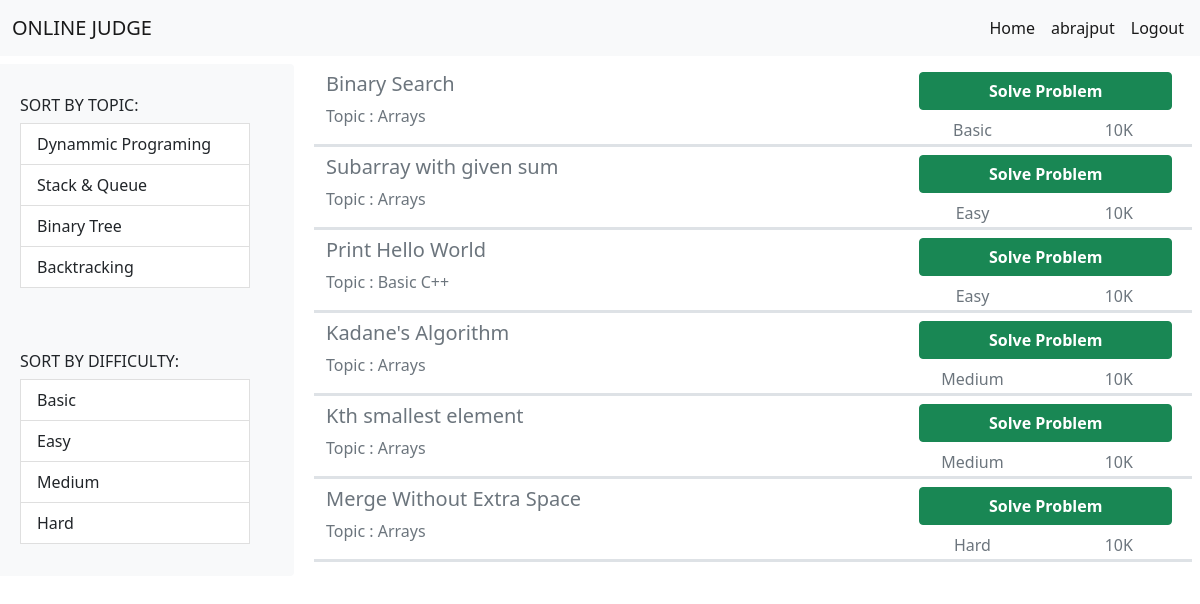
The page /online_judge/home (signed in) on the database its author committed.
### online_judge/models.py (models this page shows, shortened)
class Problem(models.Model):
    problemId = models.IntegerField(primary_key=True)
    title = models.CharField(null=False, max_length=200)
    description = models.CharField(null=False, max_length=2000)
    difficulty = models.CharField(null=False, max_length=10)
    solved = models.BooleanField(default=False)
    score = models.IntegerField(default=0)
    topic = models.CharField(null=False, max_length=30)
    code_text= models.TextField( max_length=10000)

### online_judge/views.py (the view)
# urls.py: 2. Add a URL to urlpatterns:  path('', views.home, name='home')
def home(request):
    problems = Problem.objects.all()
    return render(request, 'pages/home.html', {'problems': problems})

### online_judge/templates/pages/home.html (shortened to what this page needs)
<!DOCTYPE html>
<html>
<head>
    <link href="https://cdn.jsdelivr.net/npm/bootstrap@5.1.3/dist/css/bootstrap.min.css" rel="stylesheet">
</head>
<body>
    <nav class="navbar navbar-expand-lg navbar-light bg-light">
        <div class="container-fluid">
            <a class="navbar-brand" href="#">ONLINE JUDGE</a>
        </div>
        <div class="collapse navbar-collapse align-items-right mx-2" id="navbarScroll">
            <div class="d-flex">
                <ul class="navbar-nav me-auto my-2 my-lg-0 navbar-nav-scroll" style="--bs-scroll-height: 100px;">
                    <li class="nav-item">
                        <a class="nav-link active" aria-current="page" href="home">Home</a>
                    </li>
                    {% if user.is_authenticated %}
                    <li class="nav-item">
                        <a class="nav-link active" aria-current="page" href="profile">{{ user.username }}</a>
                    </li>
                    <li class="nav-item">
                        <a class="nav-link active" aria-current="page" href="logout">Logout</a>
                    </li>
                    {% endif %}
                </ul>
            </div>
        </div>
    </nav>
    <div class="row mt-2">
        <div class="list-group col-3 bg-light">
            <div class="" style="padding: 2em;">
                <h6 class="h6">SORT BY TOPIC:</h6>
                <a class="list-group-item list-group-item-action" href="#list-item-1">Dynammic Programing</a>
                <a class="list-group-item list-group-item-action" href="#list-item-2">Stack & Queue</a>
                <a class="list-group-item list-group-item-action" href="#list-item-3">Binary Tree</a>
                <a class="list-group-item list-group-item-action" href="#list-item-4">Backtracking</a>
            </div>
            <div class="" style="padding: 2em;">
                <h6 class="h6">SORT BY DIFFICULTY:</h6>
                <a class="list-group-item list-group-item-action" href="#list-item-1">Basic</a>
                <a class="list-group-item list-group-item-action" href="#list-item-2">Easy</a>
                <a class="list-group-item list-group-item-action" href="#list-item-3">Medium</a>
                <a class="list-group-item list-group-item-action" href="#list-item-4">Hard</a>
            </div>
        </div>
        <div class="col-9" style="height:500px;overflow: scroll;">
            {% for problem in problems %}
            <div class=" row border-bottom border-3 mx-2">
                <div class=" col-8 ">
                    <h5 class="h5 text-muted my-2 ">{{ problem.title }}</h5>
                    <p class="text-muted ">Topic : {{ problem.topic }}</p>
                </div>
                <div class=" col-4 ">
                    <div class="d-grid gap-2 my-2 mx-2 ">
                        <button class="btn btn-success " type="button "><b><a id="solve" href="problem/{{problem.problemId}}">Solve Problem</a></b></button>
                    </div>
                    <div>
                        <div class="row ">
                            <div class="col-6 " style="text-align: center; ">
                                <p class=" text-muted " style="display: inline; ">{{ problem.difficulty }}</p>
                            </div>
                            <div class="col-6 " style="text-align: center; ">
                                <p class=" text-muted " style="display: inline; ">10K</p>
                            </div>
                        </div>
                    </div>
                </div>
            </div>
            {% endfor %}
        </div>
    </div>
</body>
</html>

### online_judge/templates/pages/home.html (style rules this page uses)
#solve { text-decoration: none; color: white; }

### rows shown on the page
Problem: title "Binary Search", topic "Arrays", difficulty "Basic"
Problem: title "Subarray with given sum", topic "Arrays", difficulty "Easy"
Problem: title "Print Hello World", topic "Basic C++", difficulty "Easy"
Problem: title "Kadane's Algorithm", topic "Arrays", difficulty "Medium"
Problem: title "Kth smallest element", topic "Arrays", difficulty "Medium"
Problem: title "Merge Without Extra Space", topic "Arrays", difficulty "Hard"

### other values the page prints
{{ user.username }} "abrajput"
